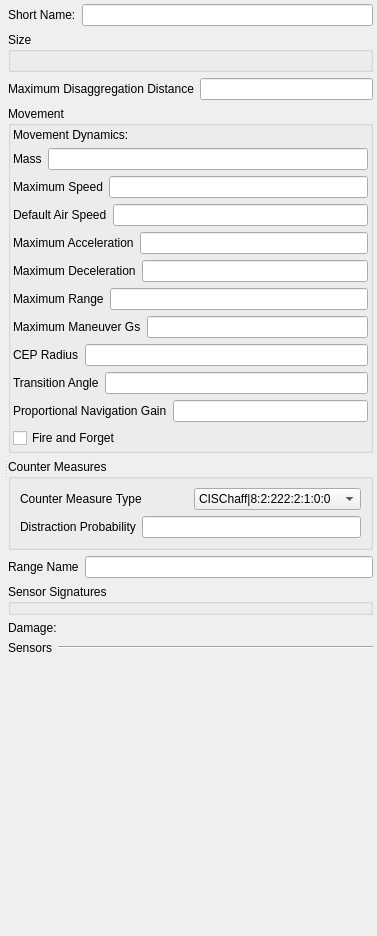
<?xml version="1.0" encoding="UTF-8"?>
<ui version="4.0">
 <class>Form</class>
 <widget class="QWidget" name="Form">
  <property name="geometry">
   <rect>
    <x>0</x>
    <y>0</y>
    <width>377</width>
    <height>936</height>
   </rect>
  </property>
  <property name="windowTitle">
   <string>Form</string>
  </property>
  <layout class="QVBoxLayout" name="verticalLayout_8">
   <property name="margin">
    <number>4</number>
   </property>
   <item>
    <widget class="QSplitter" name="splitter">
     <property name="orientation">
      <enum>Qt::Horizontal</enum>
     </property>
     <widget class="QWidget" name="layoutWidget">
      <layout class="QVBoxLayout" name="verticalLayout_6">
       <property name="margin">
        <number>0</number>
       </property>
       <item>
        <widget class="QWidget" name="myGeneralCanvas" native="true">
         <property name="sizePolicy">
          <sizepolicy hsizetype="MinimumExpanding" vsizetype="Fixed">
           <horstretch>0</horstretch>
           <verstretch>0</verstretch>
          </sizepolicy>
         </property>
         <property name="element_type" stdset="0">
          <string notr="true">general_canvas</string>
         </property>
        </widget>
       </item>
       <item>
        <widget class="QWidget" name="myDisplayCanvas" native="true">
         <property name="sizePolicy">
          <sizepolicy hsizetype="MinimumExpanding" vsizetype="MinimumExpanding">
           <horstretch>0</horstretch>
           <verstretch>0</verstretch>
          </sizepolicy>
         </property>
         <property name="minimumSize">
          <size>
           <width>0</width>
           <height>0</height>
          </size>
         </property>
         <property name="element_type" stdset="0">
          <string notr="true">display_widget_canvas</string>
         </property>
        </widget>
       </item>
      </layout>
     </widget>
     <widget class="QWidget" name="widget" native="true">
      <layout class="QVBoxLayout" name="verticalLayout_5">
       <property name="margin">
        <number>0</number>
       </property>
       <item>
        <layout class="QHBoxLayout" name="horizontalLayout">
         <item>
          <widget class="QLabel" name="short_name_label">
           <property name="text">
            <string>Short Name:</string>
           </property>
          </widget>
         </item>
         <item>
          <widget class="QLineEdit" name="short_name"/>
         </item>
        </layout>
       </item>
       <item>
        <widget class="QGroupBox" name="boundingVolumeGroupBox">
         <property name="title">
          <string>Size</string>
         </property>
         <layout class="QGridLayout" name="gridLayout">
          <property name="leftMargin">
           <number>2</number>
          </property>
          <property name="rightMargin">
           <number>2</number>
          </property>
          <property name="bottomMargin">
           <number>2</number>
          </property>
          <item row="0" column="0">
           <widget class="QWidget" name="bounding_volume" native="true"/>
          </item>
          <item row="1" column="0">
           <widget class="QWidget" name="bv_sp" native="true">
            <property name="minimumSize">
             <size>
              <width>0</width>
              <height>0</height>
             </size>
            </property>
            <property name="calculate_bounding_volume" stdset="0">
             <bool>true</bool>
            </property>
            <property name="element_type" stdset="0">
             <string notr="true">bv_sp_calc_widget</string>
            </property>
           </widget>
          </item>
         </layout>
        </widget>
       </item>
       <item>
        <layout class="QHBoxLayout" name="horizontalLayout_2">
         <item>
          <widget class="QLabel" name="disaggregation_range_label">
           <property name="text">
            <string>Maximum Disaggregation Distance</string>
           </property>
          </widget>
         </item>
         <item>
          <widget class="QLineEdit" name="disaggregation_range">
           <property name="display-units" stdset="0">
            <string notr="true">meters</string>
           </property>
           <property name="source-units" stdset="0">
            <string notr="true">meters</string>
           </property>
          </widget>
         </item>
        </layout>
       </item>
       <item>
        <widget class="QGroupBox" name="movementGroupBox">
         <property name="title">
          <string>Movement</string>
         </property>
         <layout class="QVBoxLayout" name="verticalLayout">
          <property name="margin">
           <number>2</number>
          </property>
          <item>
           <layout class="QHBoxLayout" name="horizontalLayout_7">
            <item>
             <widget class="QLabel" name="movement_system_label">
              <property name="text">
               <string>Movement Dynamics:</string>
              </property>
             </widget>
            </item>
            <item>
             <widget class="QWidget" name="movement_system" native="true">
              <property name="category" stdset="0">
                 <string notr="true">movement</string>
              </property>
              <property name="none-selected-text" stdset="0">
               <string>Immobile</string>
              </property>
              <property name="element_type" stdset="0">
               <string notr="true">single_system_selector</string>
              </property>
             </widget>
            </item>
           </layout>
          </item>
          <item>
           <layout class="QHBoxLayout" name="horizontalLayout_3">
            <item>
             <widget class="QLabel" name="mass_label">
              <property name="text">
               <string>Mass</string>
              </property>
             </widget>
            </item>
            <item>
             <widget class="QLineEdit" name="mass">
              <property name="source-units" stdset="0">
               <string notr="true">kilograms</string>
              </property>
              <property name="display-units" stdset="0">
               <string notr="true">kilograms</string>
              </property>
             </widget>
            </item>
           </layout>
          </item>
          <item>
           <layout class="QHBoxLayout" name="horizontalLayout_4">
            <item>
             <widget class="QLabel" name="max_speed_label">
              <property name="text">
               <string>Maximum Speed</string>
              </property>
             </widget>
            </item>
            <item>
             <widget class="QLineEdit" name="max_speed">
              <property name="source-units" stdset="0">
               <string notr="true">meters-per-second</string>
              </property>
              <property name="display-units" stdset="0">
               <string notr="true">kilometers-per-hour</string>
              </property>
             </widget>
            </item>
           </layout>
          </item>
          <item>
           <layout class="QHBoxLayout" name="horizontalLayout_14">
            <item>
             <widget class="QLabel" name="ordered_speed_label">
              <property name="text">
               <string>Default Air Speed</string>
              </property>
             </widget>
            </item>
            <item>
             <widget class="QLineEdit" name="ordered_speed">
              <property name="source-units" stdset="0">
               <string notr="true">meters-per-second</string>
              </property>
              <property name="display-units" stdset="0">
               <string notr="true">kilometers-per-hour</string>
              </property>
             </widget>
            </item>
           </layout>
          </item>
          <item>
           <layout class="QHBoxLayout" name="horizontalLayout_5">
            <item>
             <widget class="QLabel" name="max_acceleration_label">
              <property name="text">
               <string>Maximum Acceleration</string>
              </property>
             </widget>
            </item>
            <item>
             <widget class="QLineEdit" name="max_acceleration">
              <property name="source-units" stdset="0">
               <string notr="true">meters-per-second2</string>
              </property>
              <property name="display-units" stdset="0">
               <string notr="true">meters-per-second2</string>
              </property>
             </widget>
            </item>
           </layout>
          </item>
          <item>
           <layout class="QHBoxLayout" name="horizontalLayout_16">
            <item>
             <widget class="QLabel" name="max_deceleration_label">
              <property name="text">
               <string>Maximum Deceleration</string>
              </property>
             </widget>
            </item>
            <item>
             <widget class="QLineEdit" name="max_deceleration">
              <property name="source-units" stdset="0">
               <string notr="true">meters-per-second2</string>
              </property>
              <property name="display-units" stdset="0">
               <string notr="true">meters-per-second2</string>
              </property>
             </widget>
            </item>
           </layout>
          </item>
          <item>
           <layout class="QHBoxLayout" name="horizontalLayout_6">
            <item>
             <widget class="QLabel" name="effective_range_label">
              <property name="text">
               <string>Maximum Range</string>
              </property>
             </widget>
            </item>
            <item>
             <widget class="QLineEdit" name="effective_range">
              <property name="source-units" stdset="0">
               <string notr="true">meters</string>
              </property>
              <property name="display-units" stdset="0">
               <string notr="true">kilometers</string>
              </property>
             </widget>
            </item>
           </layout>
          </item>
          <item>
           <layout class="QHBoxLayout" name="horizontalLayout_12">
            <item>
             <widget class="QLabel" name="max_maneuver_gs_label">
              <property name="text">
               <string>Maximum Maneuver Gs</string>
              </property>
             </widget>
            </item>
            <item>
             <widget class="QLineEdit" name="max_maneuver_gs"/>
            </item>
           </layout>
          </item>
          <item>
           <layout class="QHBoxLayout" name="horizontalLayout_15">
            <item>
             <widget class="QLabel" name="cep_radius_label">
              <property name="text">
               <string>CEP Radius</string>
              </property>
             </widget>
            </item>
            <item>
             <widget class="QLineEdit" name="cep_radius">
              <property name="source-units" stdset="0">
               <string notr="true">meters</string>
              </property>
              <property name="display-units" stdset="0">
               <string notr="true">meters</string>
              </property>
             </widget>
            </item>
           </layout>
          </item>
          <item>
           <layout class="QHBoxLayout" name="horizontalLayout_17">
            <item>
             <widget class="QLabel" name="transition_angle_label">
              <property name="text">
               <string>Transition Angle</string>
              </property>
             </widget>
            </item>
            <item>
             <widget class="QLineEdit" name="transition_angle">
              <property name="source-units" stdset="0">
               <string>radians</string>
              </property>
              <property name="display-units" stdset="0">
               <string>radians</string>
              </property>
             </widget>
            </item>
           </layout>
          </item>
          <item>
           <layout class="QHBoxLayout" name="horizontalLayout_18">
            <item>
             <widget class="QLabel" name="proportional_navigation_gain_label">
              <property name="text">
               <string>Proportional Navigation Gain</string>
              </property>
             </widget>
            </item>
            <item>
             <widget class="QLineEdit" name="proportional_navigation_gain"/>
            </item>
           </layout>
          </item>
          <item>
           <widget class="QCheckBox" name="fire_and_forget">
            <property name="text">
             <string>Fire and Forget</string>
            </property>
           </widget>
          </item>
         </layout>
        </widget>
       </item>
       <item>
        <widget class="QGroupBox" name="groupBox">
         <property name="title">
          <string>Counter Measures</string>
         </property>
         <layout class="QVBoxLayout" name="verticalLayout_7">
          <item>
           <layout class="QHBoxLayout" name="horizontalLayout_13">
            <item>
             <widget class="QLabel" name="counter_measure_type_label">
              <property name="text">
               <string>Counter Measure Type</string>
              </property>
             </widget>
            </item>
            <item>
             <widget class="QComboBox" name="counter_measure_type">
              <item>
               <property name="text">
                <string extracomment="1:2:4:2:56:2:1">CISChaff|8:2:222:2:1:0:0</string>
               </property>
              </item>
              <item>
               <property name="text">
                <string extracomment="1:2:4:2:5:2:3">CISFlare|8:2:222:2:1:1:0</string>
               </property>
              </item>
              <item>
               <property name="text">
                <string extracomment="5:356:2:6:78:1:2">USChaff|8:2:225:2:1:0:0</string>
               </property>
              </item>
              <item>
               <property name="text">
                <string extracomment="1:2:3:4:5:6:7">USFlare|8:2:225:2:1:1:0</string>
               </property>
              </item>
             </widget>
            </item>
           </layout>
          </item>
          <item>
           <layout class="QHBoxLayout" name="horizontalLayout_11">
            <item>
             <widget class="QLabel" name="distraction_probability_label">
              <property name="text">
               <string>Distraction Probability</string>
              </property>
             </widget>
            </item>
            <item>
             <widget class="QLineEdit" name="distraction_probability"/>
            </item>
           </layout>
          </item>
         </layout>
        </widget>
       </item>
       <item>
        <layout class="QHBoxLayout" name="horizontalLayout_123">
         <item>
          <widget class="QLabel" name="range_name_label">
           <property name="text">
            <string>Range Name</string>
           </property>
          </widget>
         </item>
         <item>
          <widget class="QLineEdit" name="range_name"/>
         </item>
        </layout>
       </item>
       <item>
        <widget class="QGroupBox" name="sensorSignaturesGroupBox">
         <property name="title">
          <string>Sensor Signatures</string>
         </property>
         <layout class="QVBoxLayout" name="verticalLayout_3">
          <property name="spacing">
           <number>2</number>
          </property>
          <property name="margin">
           <number>2</number>
          </property>
          <item>
           <widget class="QWidget" name="sensor_signatures" native="true">
            <property name="default-signatures" stdset="0">
             <string>visual-signature=2.0;radar-signature=10.0</string>
            </property>
           </widget>
          </item>
         </layout>
        </widget>
       </item>
       <item>
        <layout class="QHBoxLayout" name="horizontalLayout_8">
         <item>
          <widget class="QLabel" name="damage_system_label">
           <property name="text">
            <string>Damage:</string>
           </property>
          </widget>
         </item>
         <item>
          <widget class="QWidget" name="damage_system" native="true">
           <property name="category" stdset="0">
              <string notr="true">damage</string>
           </property>
           <property name="none-selected-text" stdset="0">
            <string>Undamagable</string>
           </property>
           <property name="element_type" stdset="0">
            <string notr="true">single_system_selector</string>
           </property>
          </widget>
         </item>
        </layout>
       </item>
       <item>
        <layout class="QVBoxLayout" name="verticalLayout_4">
         <item>
          <layout class="QHBoxLayout" name="horizontalLayout_9">
           <item>
            <widget class="QLabel" name="sensor_system_selector_label">
             <property name="sizePolicy">
              <sizepolicy hsizetype="Fixed" vsizetype="Fixed">
               <horstretch>0</horstretch>
               <verstretch>0</verstretch>
              </sizepolicy>
             </property>
             <property name="text">
              <string>Sensors</string>
             </property>
            </widget>
           </item>
           <item>
            <widget class="Line" name="line">
             <property name="orientation">
              <enum>Qt::Horizontal</enum>
             </property>
            </widget>
           </item>
          </layout>
         </item>
         <item>
          <widget class="QWidget" name="sensor_system_selector" native="true">
           <property name="category" stdset="0">
              <string notr="true">sensor</string>
           </property>
           <property name="element_type" stdset="0">
            <string notr="true">multi_system_selector</string>
           </property>
          </widget>
         </item>
        </layout>
       </item>
       <item>
        <spacer name="verticalSpacer">
         <property name="orientation">
          <enum>Qt::Vertical</enum>
         </property>
         <property name="sizeHint" stdset="0">
          <size>
           <width>20</width>
           <height>169</height>
          </size>
         </property>
        </spacer>
       </item>
      </layout>
     </widget>
    </widget>
   </item>
  </layout>
 </widget>
 <resources/>
 <connections/>
</ui>
